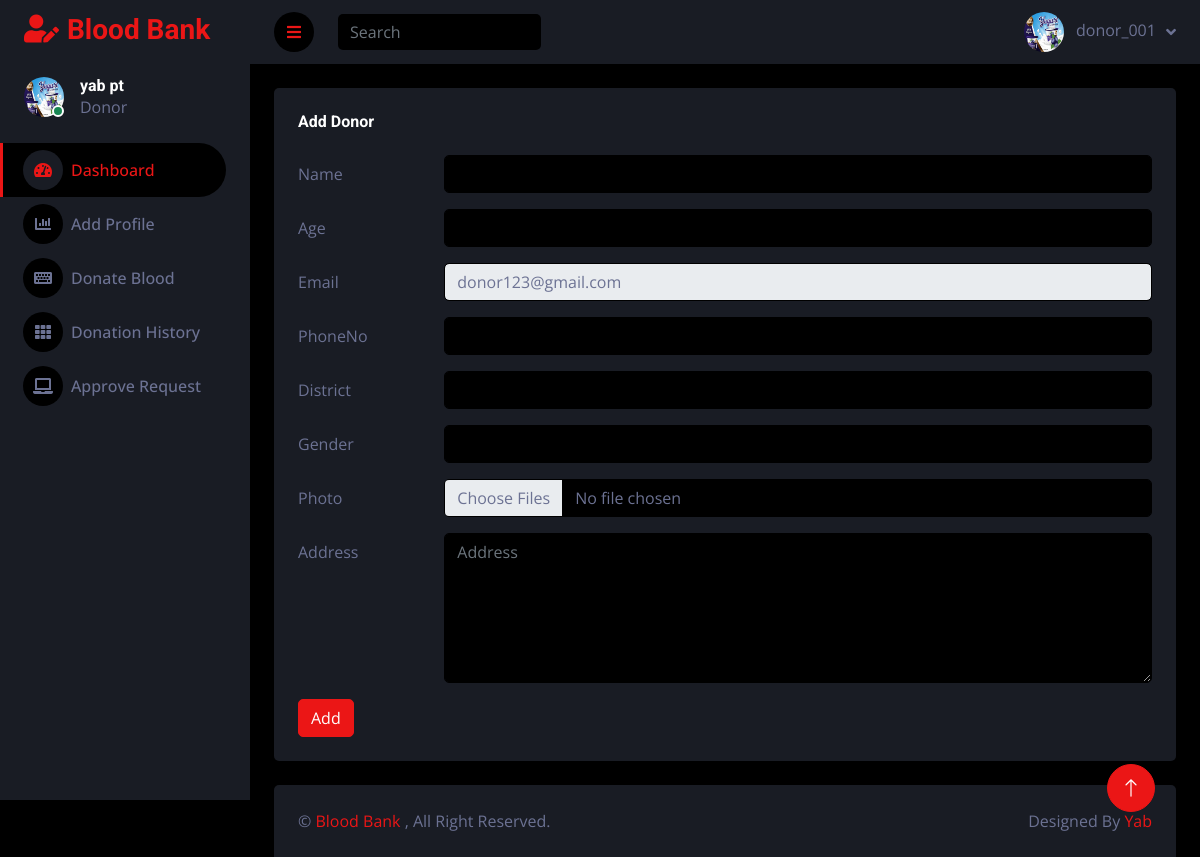
The page /add_donor (signed in) on the database its author committed.
### blood_app/models.py (models this page shows)
class User(AbstractUser):
    is_donor = models.BooleanField(default=False, verbose_name="Is Donor")
    is_patient = models.BooleanField(default=False, verbose_name="Is Patient")
    name = models.CharField(max_length=100,null=True, blank=True)
    mobile = models.CharField(max_length=15,null=True, blank=True)
    address = models.CharField(max_length=200,null=True, blank=True)
    email = models.EmailField(null=True, blank=True)
    district = models.CharField(max_length=100,null=True, blank=True)
    gender = models.CharField(max_length=10,null=True, blank=True)
    age = models.PositiveIntegerField(null=True, blank=True)
    blood_grou = models.CharField(max_length=3, choices=BLOOD_GROUPS, null=True, blank=True)  # Set a default value
    disease=  models.CharField(max_length=100,null=True, blank=True)
    doctor =  models.CharField(max_length=100,null=True, blank=True)
    photo = models.ImageField(upload_to='profile/')
    status = models.BooleanField(default=False)
    unit= models.PositiveIntegerField(null=True, blank=True)
    def __str__(self):
        return self.username
    @property
    def imageURL(self):
        try:
            url = self.photo.url
        except:
            url = ''
        return  url

### blood_app/views.py (the view, shortened to what this page needs)
# urls.py: path('add_donor', views.add_donor, name='add_donor'),
def add_donor(request):
    return render(request,'donor/add_donor.html')

### templates/donor/add_donor.html (shortened to what this page needs)
{% extends 'donor/base.html' %}
{% load static %}
{% block content %}
            <div class="container-fluid pt-4 px-4">
                <div class="row g-4">
                    <div class="col-sm-12 col-xl">
                        <div class="bg-secondary rounded h-100 p-4">
                            <h6 class="mb-4">Add Donor</h6>
                            <form method="POST" enctype="multipart/form-data">
                                <div class="row mb-3">
                                    <label for="inputEmail3" class="col-sm-2 col-form-label">Name</label>
                                    <div class="col-sm-10">
                                        <input type="text" class="form-control" id="inputEmail3" name="name">
                                    </div>
                                </div>
                                <div class="row mb-3">
                                    <label for="inputPassword3" class="col-sm-2 col-form-label">Age</label>
                                    <div class="col-sm-10">
                                        <input type="number" class="form-control" id="inputPassword3" name="age">
                                    </div>
                                </div>
                                <div class="row mb-3">
                                    <label for="inputPassword3" class="col-sm-2 col-form-label">Email</label>
                                    <div class="col-sm-10">
                                        <input type="email" class="form-control" id="inputPassword3" name="email" value="{{request.user.email}}" readonly>
                                    </div>
                                </div>
                                <div class="row mb-3">
                                    <label for="inputEmail3" class="col-sm-2 col-form-label">PhoneNo</label>
                                    <div class="col-sm-10">
                                        <input type="number" class="form-control" id="inputEmail3" name="phone">
                                    </div>
                                </div>
                                <div class="row mb-3">
                                    <label for="inputPassword3" class="col-sm-2 col-form-label" >District</label>
                                    <div class="col-sm-10">
                                        <input type="text" class="form-control" id="inputPassword3" name="district">
                                    </div>
                                </div>
                                <div class="row mb-3">
                                    <label for="inputPassword3" class="col-sm-2 col-form-label">Gender</label>
                                    <div class="col-sm-10">
                                        <input type="text" class="form-control" id="inputPassword3" name="gender">
                                    </div>
                                </div>
                                <div class="row mb-3">
                                    <label for="inputPassword3" class="col-sm-2 col-form-label">Photo</label>
                                    <div class="col-sm-10">
                                        <input class="form-control bg-dark" type="file" id="formFileMultiple" name="img" multiple>
                                    </div>
                                </div>
                                 <div class="row mb-3">
                                    <label for="inputEmail3" class="col-sm-2 col-form-label">Address</label>
                                    <div class="col-sm-10">
                                        <textarea class="form-control" placeholder="Address"
                                        id="floatingTextarea" style="height: 150px;" name="address"></textarea>
                                    </div>
                                </div>
                                <button type="submit" class="btn btn-primary">Add</button>
                            </form>
                        </div>
                    </div>
                </div>
            </div>
{% endblock %}

### templates/donor/base.html (shortened to what this page needs)
{% load static %}
<!DOCTYPE html>
<html lang="en">
<head>
    <link href="https://cdnjs.cloudflare.com/ajax/libs/font-awesome/5.10.0/css/all.min.css" rel="stylesheet">
    <link href="https://cdn.jsdelivr.net/npm/bootstrap-icons@1.4.1/font/bootstrap-icons.css" rel="stylesheet">
    <link href="{% static 'donor/lib/owlcarousel/assets/owl.carousel.min.css' %}" rel="stylesheet">
    <link href="{% static 'donor/lib/tempusdominus/css/tempusdominus-bootstrap-4.min.css' %}" rel="stylesheet" />
    <link href="{% static 'donor/css/bootstrap.min.css' %}" rel="stylesheet">
    <link href="{% static 'donor/css/style.css' %}" rel="stylesheet">
</head>
<body>
    <div class="container-fluid position-relative d-flex p-0">
        <div class="sidebar pe-4 pb-3">
            <nav class="navbar bg-secondary navbar-dark">
                <a href="{% url 'index' %}" class="navbar-brand mx-4 mb-3">
                    <h3 class="text-primary"><i class="fa fa-user-edit me-2"></i>Blood Bank</h3>
                </a>
                <div class="d-flex align-items-center ms-4 mb-4">
                    <div class="position-relative">
                        <img class="rounded-circle" src="{{request.user.imageURL}}" alt="" style="width: 40px; height: 40px;">
                        <div class="bg-success rounded-circle border border-2 border-white position-absolute end-0 bottom-0 p-1"></div>
                    </div>
                    <div class="ms-3">
                        <h6 class="mb-0">{{request.user.name}}</h6>
                        <span>Donor</span>
                    </div>
                </div>
                <div class="navbar-nav w-100">
                    <a href="{% url 'index' %}" class="nav-item nav-link active"><i class="fa fa-tachometer-alt me-2"></i>Dashboard</a>
                    <a href="{% url 'add_donor' %}" class="nav-item nav-link"><i class="fa fa-chart-bar me-2"></i>Add Profile</a>
                    <a href="{% url 'donate' request.user.id %}" class="nav-item nav-link"><i class="fa fa-keyboard me-2"></i>Donate Blood</a>
                    <a href="{% url 'view_donate' request.user.id %}" class="nav-item nav-link"><i class="fa fa-th me-2"></i>Donation History</a>
                    <a href="{% url 'patient_request' %}" class="nav-item nav-link"><i class="fa fa-laptop me-2"></i>Approve Request</a>
                </div>
            </nav>
        </div>
        <div class="content">
            <nav class="navbar navbar-expand bg-secondary navbar-dark sticky-top px-4 py-0">
                <a href="#" class="sidebar-toggler flex-shrink-0">
                    <i class="fa fa-bars"></i>
                </a>
                <form class="d-none d-md-flex ms-4">
                    <input class="form-control bg-dark border-0" type="search" placeholder="Search">
                </form>
                <div class="navbar-nav align-items-center ms-auto">
                    <div class="nav-item dropdown">
                        <a href="#" class="nav-link dropdown-toggle" data-bs-toggle="dropdown">
                            <img class="rounded-circle me-lg-2" src="{{request.user.imageURL}}" alt="" style="width: 40px; height: 40px;">
                            <span class="d-none d-lg-inline-flex">{{request.user}}</span>
                        </a>
                    </div>
                </div>
            </nav>
            {% block content %}
            {% endblock %}
            <div class="container-fluid pt-4 px-4">
                <div class="bg-secondary rounded-top p-4">
                    <div class="row">
                        <div class="col-12 col-sm-6 text-center text-sm-start">
                            &copy; <a href="#">Blood Bank </a>, All Right Reserved.
                        </div>
                        <div class="col-12 col-sm-6 text-center text-sm-end">
                            Designed By <a href="">Yab</a>
                        </div>
                    </div>
                </div>
            </div>
        </div>
        <a href="#" class="btn btn-lg btn-primary btn-lg-square back-to-top"><i class="bi bi-arrow-up"></i></a>
    </div>
</body>
</html>

### static/donor/css/style.css (style rules this page uses)
:root { --primary: #EB1616; --secondary: #191C24; --light: #6C7293; --dark: #000000; }
.back-to-top { position: fixed; display: none; right: 45px; bottom: 45px; z-index: 99; }
.btn { transition: .5s; }
.btn-lg-square { width: 48px; height: 48px; }
.btn-square, .btn-sm-square, .btn-lg-square { padding: 0; display: inline-flex; align-items: center; justify-content: center; font-weight: normal; border-radius: 50px; }
.sidebar { position: fixed; top: 0; left: 0; bottom: 0; width: 250px; height: 100vh; overflow-y: auto; background: var(--secondary); transition: 0.5s; z-index: 999; }
.content { margin-left: 250px; min-height: 100vh; background: var(--dark); transition: 0.5s; }
@media (min-width: 992px) { .sidebar { margin-left: 0; } }
@media (min-width: 992px) { .content { width: calc(100% - 250px); } }
.sidebar .navbar .navbar-nav .nav-link { padding: 7px 20px; color: var(--light); font-weight: 500; border-left: 3px solid var(--secondary); border-radius: 0 30px 30px 0; outline: none; }
.sidebar .navbar .navbar-nav .nav-link:hover, .sidebar .navbar .navbar-nav .nav-link.active { color: var(--primary); background: var(--dark); border-color: var(--primary); }
.sidebar .navbar .navbar-nav .nav-link i { width: 40px; height: 40px; display: inline-flex; align-items: center; justify-content: center; background: var(--dark); border-radius: 40px; }
.sidebar .navbar .navbar-nav .nav-link:hover i, .sidebar .navbar .navbar-nav .nav-link.active i { background: var(--secondary); }
.content .navbar .navbar-nav .nav-link { margin-left: 25px; padding: 12px 0; color: var(--light); outline: none; }
.content .navbar .sidebar-toggler, .content .navbar .navbar-nav .nav-link i { width: 40px; height: 40px; display: inline-flex; align-items: center; justify-content: center; background: var(--dark); border-radius: 40px; }
.content .navbar .dropdown-toggle::after { margin-left: 6px; vertical-align: middle; border: none; content: "\f107"; font-family: "Font Awesome 5 Free"; font-weight: 900; transition: .5s; }

### rows shown on the page
User: user.imageURL (picture), user.name "yab pt", user "donor_001", email "donor123@gmail.com"
